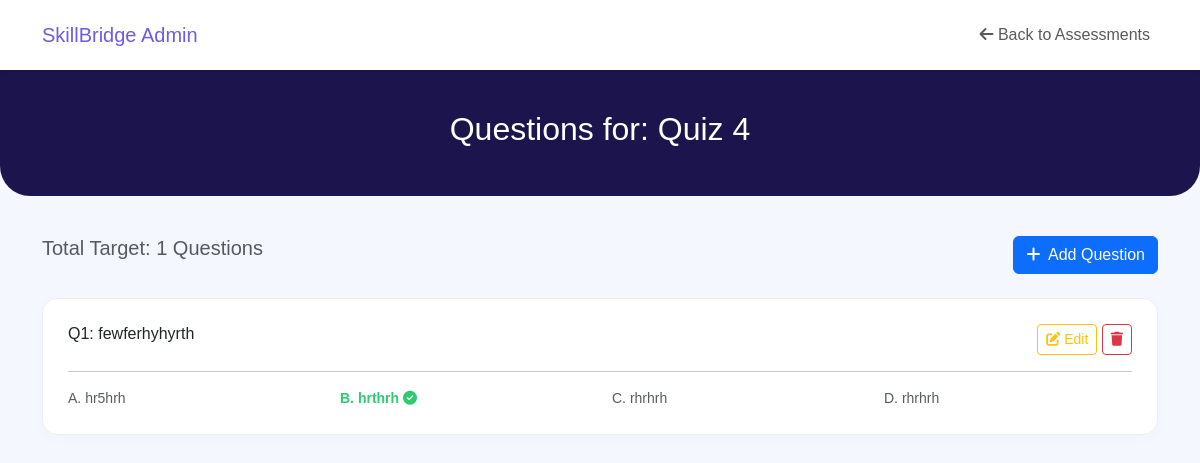
The page /admin/admin-manage-questions.php?id=9 (signed in) on the database its author committed.
### tables this page shows
CREATE TABLE `assessments` (
  `id` int(11) NOT NULL,
  `course_id` int(11) NOT NULL,
  `title` varchar(150) NOT NULL,
  `total_questions` int(11) DEFAULT 10,
  `created_at` timestamp NOT NULL DEFAULT current_timestamp()
);

CREATE TABLE `assessment_questions` (
  `id` int(11) NOT NULL,
  `assessment_id` int(11) NOT NULL,
  `question_text` text NOT NULL,
  `option_a` varchar(255) NOT NULL,
  `option_b` varchar(255) NOT NULL,
  `option_c` varchar(255) NOT NULL,
  `option_d` varchar(255) NOT NULL,
  `correct_option` char(1) NOT NULL
);

### admin/admin-manage-questions.php (the view, shortened to what this page needs)
<?php
require_once '../db.php';
$assessment_id = intval($_GET['id']);
$assessment = $conn->query("SELECT * FROM assessments WHERE id = $assessment_id")->fetch_assoc();
$questions = $conn->query("SELECT * FROM assessment_questions WHERE assessment_id = $assessment_id");
?>
<!DOCTYPE html>
<html lang="zxx">
<head>
    <link href="https://cdn.jsdelivr.net/npm/bootstrap@5.3.3/dist/css/bootstrap.min.css" rel="stylesheet">
    <link rel="stylesheet" href="https://cdnjs.cloudflare.com/ajax/libs/font-awesome/6.5.1/css/all.min.css">
</head>
<body>
<header class="header sticky-top shadow-sm">
    <div class="container">
        <nav class="navbar navbar-expand-lg navbar-light p-0">
            <a class="navbar-brand font-weight-bold" href="admin-dashboard.php" style="color:var(--primary-purple);">SkillBridge Admin</a>
            <div class="collapse navbar-collapse">
                <ul class="navbar-nav ms-auto align-items-center">
                    <li class="nav-item"><a class="nav-link" href="admin-assessments.php"><i class="fa fa-arrow-left"></i> Back to Assessments</a></li>
                </ul>
            </div>
        </nav>
    </div>
</header>
<section class="banner-sub text-center"><h2 class="text-white font-weight-bold">Questions for: <?php echo htmlspecialchars($assessment['title']); ?></h2></section>
<div class="container pb-5">
    <div class="d-flex justify-content-between mb-4">
        <h5 class="m-0 text-muted">Total Target: <?php echo $assessment['total_questions']; ?> Questions</h5>
        <button class="btn btn-primary" data-bs-toggle="modal" data-bs-target="#addQuestionModal"><i class="fa fa-plus me-1"></i> Add Question</button>
    </div>
    <?php $i=1; while($q = $questions->fetch_assoc()): ?>
        <div class="q-card">
            <div class="d-flex justify-content-between align-items-start">
                <h6 class="font-weight-bold">Q<?php echo $i++; ?>: <?php echo htmlspecialchars($q['question_text']); ?></h6>
                <div>
                    <button class="btn btn-sm btn-outline-warning" data-bs-toggle="modal" data-bs-target="#editQuestionModal"
                        onclick="fillEditModal(<?php echo $q['id']; ?>, `<?php echo addslashes($q['question_text']); ?>`, `<?php echo addslashes($q['option_a']); ?>`, `<?php echo addslashes($q['option_b']); ?>`, `<?php echo addslashes($q['option_c']); ?>`, `<?php echo addslashes($q['option_d']); ?>`, '<?php echo $q['correct_option']; ?>')">
                        <i class="fa fa-edit"></i> Edit
                    </button>
                    <a href="admin-manage-questions.php?id=<?php echo $assessment_id; ?>&delete_q=<?php echo $q['id']; ?>" class="btn btn-sm btn-outline-danger" onclick="return confirm('Delete question?');"><i class="fa fa-trash"></i></a>
                </div>
            </div>
            <hr>
            <div class="row small">
                <div class="col-md-3 <?php echo ($q['correct_option'] == 'A') ? 'correct-ans' : 'text-muted'; ?>">A. <?php echo htmlspecialchars($q['option_a']); ?> </div>
                <div class="col-md-3 <?php echo ($q['correct_option'] == 'B') ? 'correct-ans' : 'text-muted'; ?>">B. <?php echo htmlspecialchars($q['option_b']); ?> <?php if($q['correct_option'] == 'B') echo "<i class='fa fa-check-circle'></i>"; ?></div>
                <div class="col-md-3 <?php echo ($q['correct_option'] == 'C') ? 'correct-ans' : 'text-muted'; ?>">C. <?php echo htmlspecialchars($q['option_c']); ?> </div>
                <div class="col-md-3 <?php echo ($q['correct_option'] == 'D') ? 'correct-ans' : 'text-muted'; ?>">D. <?php echo htmlspecialchars($q['option_d']); ?> </div>
            </div>
        </div>
    <?php endwhile; ?>
</div>
</body>
</html>

### admin/admin-manage-questions.php (style rules this page uses)
:root { --primary-purple: #6c5ce7; --dark-bg: #1c144d; --light-bg: #f4f7fe; }
body { font-family: 'Poppins', sans-serif; background-color: var(--light-bg); }
.header { background: white; padding: 15px 0; }
.banner-sub { background-color: var(--dark-bg); padding: 40px 0; border-bottom-left-radius: 30px; border-bottom-right-radius: 30px; margin-bottom: 40px; }
.q-card { background: white; border-radius: 15px; padding: 25px; box-shadow: 0 5px 15px rgba(0,0,0,0.02); margin-bottom: 20px; border: 1px solid #eee; }
.correct-ans { font-weight: bold; color: #2ecc71; }

### rows shown on the page
assessments: title "Quiz 4", total_questions "1"
assessment_questions: question_text "fewferhyhyrth", option_a "hr5hrh", option_b "hrthrh", correct_option "B" (drawn), option_c "rhrhrh", option_d "rhrhrh"
